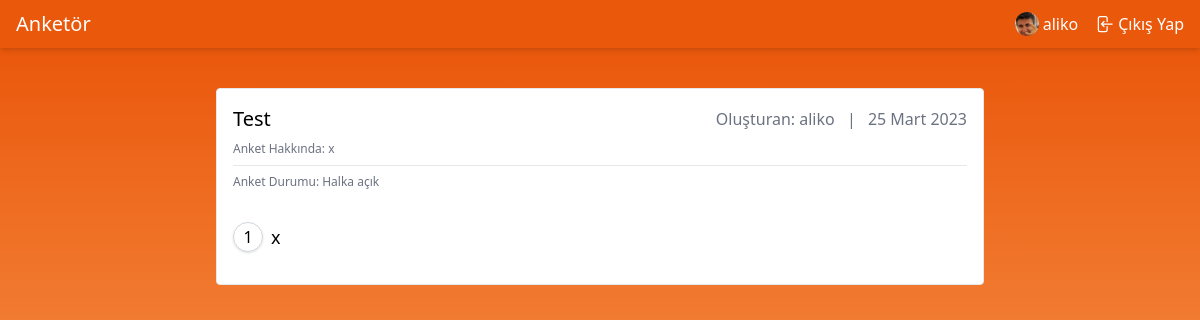
Before: /anketler/v/test (signed in) with the older database file.
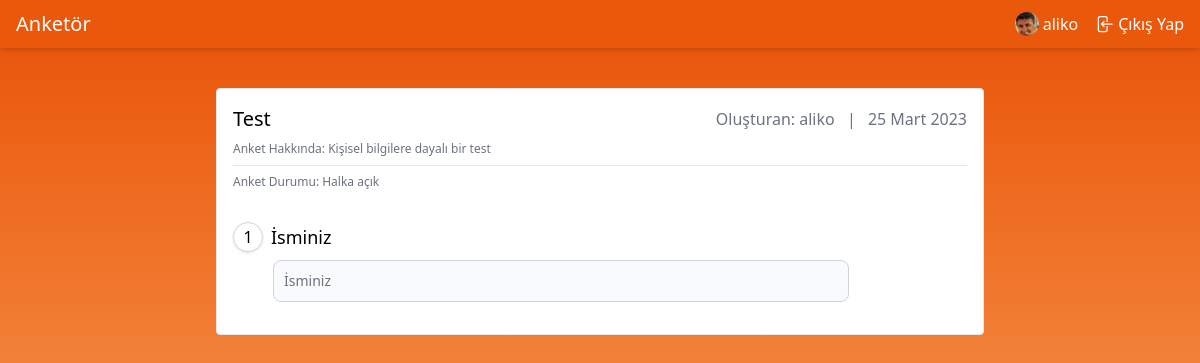
After: the same page with the newer database file.
### apps/poll/models.py (models this page shows, shortened)
class Poll(models.Model):
    author = models.ForeignKey(
        settings.AUTH_USER_MODEL,
        on_delete=models.CASCADE,
        null=True,
        blank=True
    )
    title = models.CharField(max_length=255)
    slug = models.SlugField(editable=False, null=True, blank=True, unique=True, db_index=True)
    meta_title = models.CharField(max_length=100, null=True, blank=True)
    tags = models.TextField(null=True, blank=True)
    description = models.TextField(null=True, blank=True)
    is_active = models.BooleanField(default=False)
    is_private = models.BooleanField(default=False)
    starts_at = models.DateTimeField(null=True, blank=True,
        help_text="date and time at which the poll open up for voting"
    )
    ends_at = models.DateTimeField(null=True, blank=True,
        help_text="date and time at which the poll closes for voting"
    )
    created_at = models.DateTimeField(auto_now_add=True)
    updated_at = models.DateTimeField(auto_now=True)
    class Meta:
        ordering = ["-id"]
        verbose_name = "Anket"
        verbose_name_plural = "Anketler"
        db_table = "poll"

class PollQuestion(models.Model):
    poll = models.ForeignKey(
        Poll,
        on_delete=models.CASCADE,
        null=True,
        blank=True
    )
    type = models.CharField(max_length=5, choices=PollQuestionChoices.get_choices(),
        default=PollQuestionChoices.get_default()
    )
    content = models.TextField()
    meta = models.CharField(null=True, blank=True, max_length=1024, default="{}")
    is_active = models.BooleanField(default=False)
    created_at = models.DateTimeField(auto_now_add=True)
    updated_at = models.DateTimeField(auto_now=True)
    def get_meta_data(self):
        return loads(self.meta)
    def set_meta_data(self, data):
        self.meta = dumps(data or "{}")
    meta_data = property(get_meta_data, set_meta_data)
    class Meta:
        ordering = ["-id"]
        verbose_name = "Anket Soruları"
        verbose_name_plural = "Anket Soruları"
        db_table = "poll_question"

### apps/account/models.py (models this page shows)
class User(AbstractBaseUser, PermissionsMixin):
    email = models.EmailField(max_length=254, unique=True)
    name = models.CharField(max_length=254, null=True, blank=True)
    is_staff = models.BooleanField(default=False)
    is_superuser = models.BooleanField(default=False)
    is_active = models.BooleanField(default=True)
    last_login = models.DateTimeField(null=True, blank=True)
    date_joined = models.DateTimeField(auto_now_add=True)
    USERNAME_FIELD = 'email'
    EMAIL_FIELD = 'email'
    REQUIRED_FIELDS = ["name"]
    objects = UserManager()
    class Meta:
        verbose_name = "Kullanıcı"
        verbose_name_plural = "Kullanıcılar"

### apps/public_poll/views.py (the view)
# urls.py: path("v/<slug:poll_slug>", VotePublicPoll.as_view(), name="poll.public.vote"),
class VotePublicPoll(View):
    template_name = "public_poll/vote.html"
    def get(self, request, poll_slug):
        poll_object = get_object_or_404(Poll, slug=poll_slug)
        if not ispollready(poll_object):
            return redirect("poll.public.list")
        return render_vote_html(request, self.template_name, poll_object)

### apps/public_poll/views.py (called while the page is built, shortened)
def ispollready(poll, invite_link=None):
    if not poll.is_active:
        return False
    if poll.pollquestion_set.filter(is_active=True).count() == 0 or (
            poll.pollanswer_set.filter(is_active=True).count() < poll.pollquestion_set.filter(is_active=True).count()):
        return False
    return True

def render_vote_html(request, template_name, poll_object):
    return render(request, template_name,
        {
            "poll"     : poll_object,
            "questions": poll_object.pollquestion_set.order_by("id"),
            "cho_list" : ("text", "number", "date", "email", "time")
        }
    )

### apps/public_poll/templates/public_poll/vote.html (shortened to what this page needs)
{% extends "base.html" %}
{% block content %}
  <section id="vote" class="from-orange-600 to-orange-300 bg-gradient-to-b">
    <div class="flex justify-center">
      <div class="border p-4 rounded bg-white m-10 max-w-3xl w-full space-y-2">
        <div class="flex space-x-4 items-center justify-between">
          <h1 class="text-xl font-medium">{{ poll.title|title }}</h1>
          <div class="space-x-2 items-center text-gray-500">
            <span>Oluşturan: {{ poll.author.name|default_if_none:poll.author.email }}</span>
            <span>|</span>
            <span>{{ poll.created_at|date }}</span>
          </div>
        </div>
        <div class="text-xs text-gray-500">Anket Hakkında: {{ poll.description }}</div>
        <hr>
        <div class="flex space-x-4 items-center justify-between text-gray-500 text-xs">
          {% if poll.is_private %}
            <span>Anket Durumu: Özel</span>
          {% else %}
            <span>Anket Durumu: Halka açık</span>
          {% endif %}
        </div>
        <div id="questions" class="space-y-2">
          <div class="mt-8 mb-4 space-y-8">
            {% for question in questions %}
              <div>
                <div class="flex space-x-2 items-center question">
                  <div
                    class="relative w-4 h-4 border border-gray-300 rounded-full flex justify-center items-center text-center shadow p-3.5">
                    <span>{{ forloop.counter }}</span>
                  </div>
                  <label for="{{ question.content|slugify }}_{{ question.id }}"
                         class="text-lg font-medium">{{ question.content }}</label>
                </div>
                <div id="answers" class="ml-10 mt-2">
                  <div>
                    {% if question.get_type_display|slugify in cho_list %}
                      <input type="{{ question.get_type_display|slugify }}"
                             id="{{ question.content|slugify }}_{{ question.id }}"
                             class="bg-gray-50 border border-gray-300 text-gray-900 text-sm rounded-lg focus:ring-0 focus:border-orange-500 block w-full max-w-xl p-2.5"
                             placeholder="{{ question.content }}" required>
                    {% endif %}
                  </div>
                </div>
              </div>
            {% endfor %}
          </div>
        </div>
      </div>
    </div>
  </section>
{% endblock %}

Changed rows visible on the page:
changed Poll "Test": description "x" → "Kişisel bilgilere dayalı bir test"
changed PollQuestion: content "x" → "İsminiz"; content (not shown) → "İsminiz"
